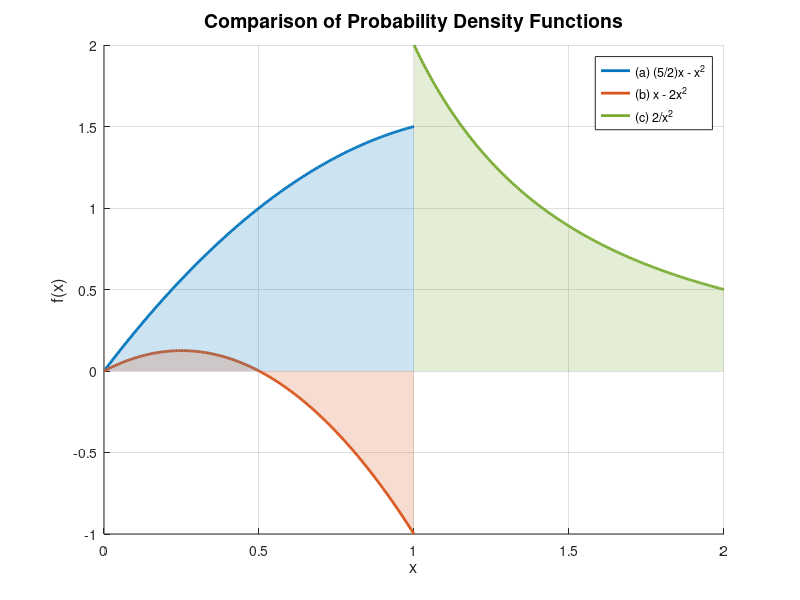

Write the MATLAB code that produced this figure. (Note: this script raises an error after producing the figure.)
% ==============================================================
%   Statistics and Adjustment Theory
%   Author: Om Prakash Bhandari
%   Date: 09.11.2025
% ==============================================================


% [B] Probability Density Function (PDF)

% (5) Check which of the following functions is a probability
% density function and explain why.

% pdf requirements:

% -- f(x) should be greater than or equal to 0
% -- integral of f(x) should equal to 1

% verify integrals for the mentioned three functions ....

% (a)
fa = @(x) (5/2).*x - x.^2;
Ia = integral(fa, 0, 1);

% (b)
fb = @(x) x - 2.*x.^2;
Ib = integral(fb, 0, 1);

% (c)
fc = @(x) 2./(x.^2);
Ic = integral(fc, 1, 2);

fprintf('Integral (a) = %.4f\n', Ia);
fprintf('Integral (b) = %.4f\n', Ib);
fprintf('Integral (c) = %.4f\n', Ic);

% Plotting all three functions to see why only function (c)
% is a probability density function

% -- define x-ranges
x1 = linspace(0,1,200); % for (a) & (b)
x2 = linspace(1,2,200); % for (c)

% -- compute function values
y1a = fa(x1);
y1b = fb(x1);
y2c = fc(x2);

% -- create figure
figure;
hold on; grid on;

% plot each function with labels
plot(x1, y1a, 'LineWidth', 2, 'Color', [0 0.45 0.74]); % blue
plot(x1, y1b, 'LineWidth', 2, 'Color', [0.85 0.33 0.10]); % orange
plot(x2, y2c, 'LineWidth', 2, 'Color', [0.47 0.67 0.19]); % green

% -- add details
xlabel('x', 'FontSize', 12);
ylabel('f(x)', 'FontSize', 12);
title('Comparison of Probability Density Functions', 'FontSize', 14);

% -- visualize the area under the curve
% Shade area for (a)
fill([x1 fliplr(x1)], [y1a zeros(size(y1a))], [0 0.45 0.74], ...
    'FaceAlpha', 0.2, 'EdgeColor', 'none');
% Shade area for (b)
fill([x1 fliplr(x1)], [y1b zeros(size(y1b))], [0.85 0.33 0.10], ...
    'FaceAlpha', 0.2, 'EdgeColor', 'none');
% Shade area for (c)
fill([x2 fliplr(x2)], [y2c zeros(size(y2c))], [0.47 0.67 0.19], ...
    'FaceAlpha', 0.2, 'EdgeColor', 'none');


legend({'(a) (5/2)x - x^2', '(b) x - 2x^2', '(c) 2/x^2'}, ...
    'Location', 'northeast');
yline(0, '--k'); % horizontal line at f(x)=0
hold off;



% --------------------------------------------------------------



% (6) Cumulative Distribution Function

% The Cumulative Distribution Function (CDF), of a real-valued random
% variable X, evaluated at x, is the probability function that X will
% take a value less than or equal to x. It is used to describe the
% probability distribution of random variables in a table.

clear; clc; close all;

% -- define pdf as anonymous function
f = @(x) (x>0 & x<1).*1;  % 1 for 0<x<1, else 0

% -- numeric cdf values at some points
x_test = [-0.5, 0, 0.25, 0.5, 0.75, 1, 1.5];
F_numeric = arrayfun(@(x) integral(f, -inf, x), x_test);

% -- numeric expectation via integral
E_numeric = integral(@(t) t.*f(t), -inf, inf);

fprintf('Numeric cdf at test points:\n');
disp(table(x_test', F_numeric', 'VariableNames', {'x', 'F(x)'} ));

% -- display numeric expectation result
fprintf('Numeric expectation E(X) = %.6f\n', E_numeric);

% --- Simulation check ---
N = 1e6;

% generates Uniform(0,1) samples
X = rand(N,1);           
E_sim = mean(X);

fprintf('Simulated mean (N=%d) = %.6f\n', N, E_sim);

% -- plot analytic CDF and empirical CDF --

x_plot = linspace(-0.5,1.5,400);
F_plot = arrayfun(@(x) integral(f, -inf, x), x_plot);

figure;
plot(x_plot, F_plot, 'LineWidth', 2); hold on;

% empirical CDF from simulation
ecdf(X);

xlabel('x'); ylabel('F(x)');
title('Analytic CDF and Empirical CDF');
legend('Analytic F(x)','Empirical CDF (simulation)','Location','southeast');
grid on;



% --------------------------------------------------------------


% (7) Computation of expectation values

clear; clc; close all;

mu = 120;
E_x = mu;

E_y1 = E_x - 15;
E_y2 = (4/3)*E_x - 27;

fprintf('E[y1] = %d\n', E_y1);
fprintf('E[y2] = %d\n', E_y2);


% ========================================================= %